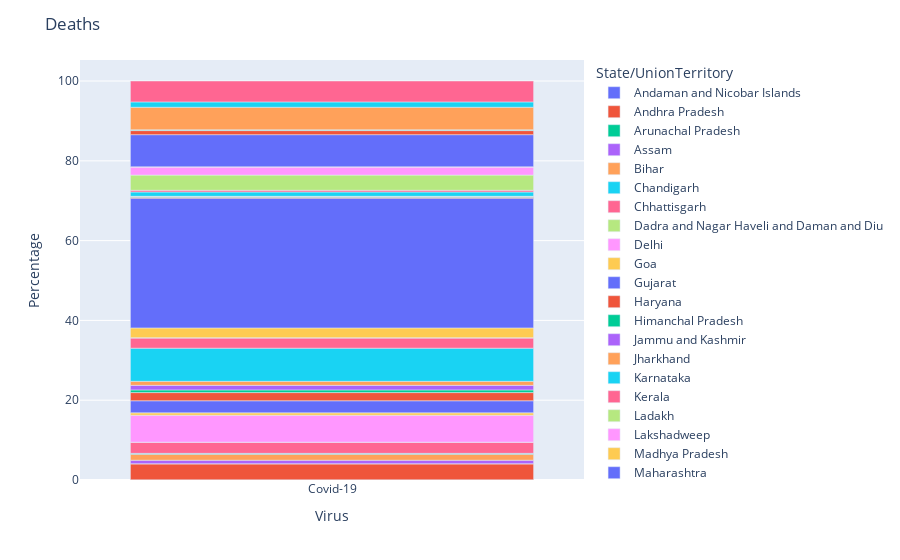

Notebook code for this chart:
### Code cell
state_vizualization(deaths_list)

### Figure 1 — Plotly figure (JSON) as saved in the notebook; plotly's stock layout.template omitted (floating-point values rounded to 4 significant figures)
{"data": [{"alignmentgroup": "True", "customdata": [[27136]], "hovertemplate": "State/UnionTerritory=Andaman and Nicobar Islands<br>Virus=%{x}<br>Percentage=%{y}<br>Deaths=%{customdata[0]}<extra></extra>", "legendgroup": "Andaman and Nicobar Islands", "marker": {"color": "#636efa"}, "name": "Andaman and Nicobar Islands", "offsetgroup": "Andaman and Nicobar Islands", "orientation": "v", "showlegend": true, "textposition": "auto", "type": "bar", "x": ["Covid-19"], "xaxis": "x", "y": [0.04], "yaxis": "y"}, {"alignmentgroup": "True", "customdata": [[2939367]], "hovertemplate": "State/UnionTerritory=Andhra Pradesh<br>Virus=%{x}<br>Percentage=%{y}<br>Deaths=%{customdata[0]}<extra></extra>", "legendgroup": "Andhra Pradesh", "marker": {"color": "#EF553B"}, "name": "Andhra Pradesh", "offsetgroup": "Andhra Pradesh", "orientation": "v", "showlegend": true, "textposition": "auto", "type": "bar", "x": ["Covid-19"], "xaxis": "x", "y": [4.01], "yaxis": "y"}, {"alignmentgroup": "True", "customdata": [[26799]], "hovertemplate": "State/UnionTerritory=Arunachal Pradesh<br>Virus=%{x}<br>Percentage=%{y}<br>Deaths=%{customdata[0]}<extra></extra>", "legendgroup": "Arunachal Pradesh", "marker": {"color": "#00cc96"}, "name": "Arunachal Pradesh", "offsetgroup": "Arunachal Pradesh", "orientation": "v", "showlegend": true, "textposition": "auto", "type": "bar", "x": ["Covid-19"], "xaxis": "x", "y": [0.04], "yaxis": "y"}, {"alignmentgroup": "True", "customdata": [[638323]], "hovertemplate": "State/UnionTerritory=Assam<br>Virus=%{x}<br>Percentage=%{y}<br>Deaths=%{customdata[0]}<extra></extra>", "legendgroup": "Assam", "marker": {"color": "#ab63fa"}, "name": "Assam", "offsetgroup": "Assam", "orientation": "v", "showlegend": true, "textposition": "auto", "type": "bar", "x": ["Covid-19"], "xaxis": "x", "y": [0.87], "yaxis": "y"}, {"alignmentgroup": "True", "customdata": [[1112347]], "hovertemplate": "State/UnionTerritory=Bihar<br>Virus=%{x}<br>Percentage=%{y}<br>Deaths=%{customdata[0]}<extra></extra>", "legendgroup": "Bihar", "marker": {"color": "#FFA15A"}, "name": "Bihar", "offsetgroup": "Bihar", "orientation": "v", "showlegend": true, "textposition": "auto", "type": "bar", "x": ["Covid-19"], "xaxis": "x", "y": [1.52], "yaxis": "y"}, {"alignmentgroup": "True", "customdata": [[147694]], "hovertemplate": "State/UnionTerritory=Chandigarh<br>Virus=%{x}<br>Percentage=%{y}<br>Deaths=%{customdata[0]}<extra></extra>", "legendgroup": "Chandigarh", "marker": {"color": "#19d3f3"}, "name": "Chandigarh", "offsetgroup": "Chandigarh", "orientation": "v", "showlegend": true, "textposition": "auto", "type": "bar", "x": ["Covid-19"], "xaxis": "x", "y": [0.2], "yaxis": "y"}, {"alignmentgroup": "True", "customdata": [[2063920]], "hovertemplate": "State/UnionTerritory=Chhattisgarh<br>Virus=%{x}<br>Percentage=%{y}<br>Deaths=%{customdata[0]}<extra></extra>", "legendgroup": "Chhattisgarh", "marker": {"color": "#FF6692"}, "name": "Chhattisgarh", "offsetgroup": "Chhattisgarh", "orientation": "v", "showlegend": true, "textposition": "auto", "type": "bar", "x": ["Covid-19"], "xaxis": "x", "y": [2.81], "yaxis": "y"}, {"alignmentgroup": "True", "customdata": [[1022]], "hovertemplate": "State/UnionTerritory=Dadra and Nagar Haveli and Daman and Diu<br>Virus=%{x}<br>Percentage=%{y}<br>Deaths=%{customdata[0]}<extra></extra>", "legendgroup": "Dadra and Nagar Haveli and Daman and Diu", "marker": {"color": "#B6E880"}, "name": "Dadra and Nagar Haveli and Daman and Diu", "offsetgroup": "Dadra and Nagar Haveli and Daman and Diu", "orientation": "v", "showlegend": true, "textposition": "auto", "type": "bar", "x": ["Covid-19"], "xaxis": "x", "y": [0], "yaxis": "y"}, {"alignmentgroup": "True", "customdata": [[4943294]], "hovertemplate": "State/UnionTerritory=Delhi<br>Virus=%{x}<br>Percentage=%{y}<br>Deaths=%{customdata[0]}<extra></extra>", "legendgroup": "Delhi", "marker": {"color": "#FF97FF"}, "name": "Delhi", "offsetgroup": "Delhi", "orientation": "v", "showlegend": true, "textposition": "auto", "type": "bar", "x": ["Covid-19"], "xaxis": "x", "y": [6.74], "yaxis": "y"}, {"alignmentgroup": "True", "customdata": [[447801]], "hovertemplate": "State/UnionTerritory=Goa<br>Virus=%{x}<br>Percentage=%{y}<br>Deaths=%{customdata[0]}<extra></extra>", "legendgroup": "Goa", "marker": {"color": "#FECB52"}, "name": "Goa", "offsetgroup": "Goa", "orientation": "v", "showlegend": true, "textposition": "auto", "type": "bar", "x": ["Covid-19"], "xaxis": "x", "y": [0.61], "yaxis": "y"}, {"alignmentgroup": "True", "customdata": [[2219448]], "hovertemplate": "State/UnionTerritory=Gujarat<br>Virus=%{x}<br>Percentage=%{y}<br>Deaths=%{customdata[0]}<extra></extra>", "legendgroup": "Gujarat", "marker": {"color": "#636efa"}, "name": "Gujarat", "offsetgroup": "Gujarat", "orientation": "v", "showlegend": true, "textposition": "auto", "type": "bar", "x": ["Covid-19"], "xaxis": "x", "y": [3.02], "yaxis": "y"}, {"alignmentgroup": "True", "customdata": [[1502799]], "hovertemplate": "State/UnionTerritory=Haryana<br>Virus=%{x}<br>Percentage=%{y}<br>Deaths=%{customdata[0]}<extra></extra>", "legendgroup": "Haryana", "marker": {"color": "#EF553B"}, "name": "Haryana", "offsetgroup": "Haryana", "orientation": "v", "showlegend": true, "textposition": "auto", "type": "bar", "x": ["Covid-19"], "xaxis": "x", "y": [2.05], "yaxis": "y"}, {"alignmentgroup": "True", "customdata": [[494855]], "hovertemplate": "State/UnionTerritory=Himanchal Pradesh<br>Virus=%{x}<br>Percentage=%{y}<br>Deaths=%{customdata[0]}<extra></extra>", "legendgroup": "Himanchal Pradesh", "marker": {"color": "#00cc96"}, "name": "Himanchal Pradesh", "offsetgroup": "Himanchal Pradesh", "orientation": "v", "showlegend": true, "textposition": "auto", "type": "bar", "x": ["Covid-19"], "xaxis": "x", "y": [0.67], "yaxis": "y"}, {"alignmentgroup": "True", "customdata": [[839694]], "hovertemplate": "State/UnionTerritory=Jammu and Kashmir<br>Virus=%{x}<br>Percentage=%{y}<br>Deaths=%{customdata[0]}<extra></extra>", "legendgroup": "Jammu and Kashmir", "marker": {"color": "#ab63fa"}, "name": "Jammu and Kashmir", "offsetgroup": "Jammu and Kashmir", "orientation": "v", "showlegend": true, "textposition": "auto", "type": "bar", "x": ["Covid-19"], "xaxis": "x", "y": [1.14], "yaxis": "y"}, {"alignmentgroup": "True", "customdata": [[748641]], "hovertemplate": "State/UnionTerritory=Jharkhand<br>Virus=%{x}<br>Percentage=%{y}<br>Deaths=%{customdata[0]}<extra></extra>", "legendgroup": "Jharkhand", "marker": {"color": "#FFA15A"}, "name": "Jharkhand", "offsetgroup": "Jharkhand", "orientation": "v", "showlegend": true, "textposition": "auto", "type": "bar", "x": ["Covid-19"], "xaxis": "x", "y": [1.02], "yaxis": "y"}, {"alignmentgroup": "True", "customdata": [[6089959]], "hovertemplate": "State/UnionTerritory=Karnataka<br>Virus=%{x}<br>Percentage=%{y}<br>Deaths=%{customdata[0]}<extra></extra>", "legendgroup": "Karnataka", "marker": {"color": "#19d3f3"}, "name": "Karnataka", "offsetgroup": "Karnataka", "orientation": "v", "showlegend": true, "textposition": "auto", "type": "bar", "x": ["Covid-19"], "xaxis": "x", "y": [8.3], "yaxis": "y"}, {"alignmentgroup": "True", "customdata": [[1888177]], "hovertemplate": "State/UnionTerritory=Kerala<br>Virus=%{x}<br>Percentage=%{y}<br>Deaths=%{customdata[0]}<extra></extra>", "legendgroup": "Kerala", "marker": {"color": "#FF6692"}, "name": "Kerala", "offsetgroup": "Kerala", "orientation": "v", "showlegend": true, "textposition": "auto", "type": "bar", "x": ["Covid-19"], "xaxis": "x", "y": [2.57], "yaxis": "y"}, {"alignmentgroup": "True", "customdata": [[45804]], "hovertemplate": "State/UnionTerritory=Ladakh<br>Virus=%{x}<br>Percentage=%{y}<br>Deaths=%{customdata[0]}<extra></extra>", "legendgroup": "Ladakh", "marker": {"color": "#B6E880"}, "name": "Ladakh", "offsetgroup": "Ladakh", "orientation": "v", "showlegend": true, "textposition": "auto", "type": "bar", "x": ["Covid-19"], "xaxis": "x", "y": [0.06], "yaxis": "y"}, {"alignmentgroup": "True", "customdata": [[3908]], "hovertemplate": "State/UnionTerritory=Lakshadweep<br>Virus=%{x}<br>Percentage=%{y}<br>Deaths=%{customdata[0]}<extra></extra>", "legendgroup": "Lakshadweep", "marker": {"color": "#FF97FF"}, "name": "Lakshadweep", "offsetgroup": "Lakshadweep", "orientation": "v", "showlegend": true, "textposition": "auto", "type": "bar", "x": ["Covid-19"], "xaxis": "x", "y": [0.01], "yaxis": "y"}, {"alignmentgroup": "True", "customdata": [[1788258]], "hovertemplate": "State/UnionTerritory=Madhya Pradesh<br>Virus=%{x}<br>Percentage=%{y}<br>Deaths=%{customdata[0]}<extra></extra>", "legendgroup": "Madhya Pradesh", "marker": {"color": "#FECB52"}, "name": "Madhya Pradesh", "offsetgroup": "Madhya Pradesh", "orientation": "v", "showlegend": true, "textposition": "auto", "type": "bar", "x": ["Covid-19"], "xaxis": "x", "y": [2.44], "yaxis": "y"}, {"alignmentgroup": "True", "customdata": [[23868185]], "hovertemplate": "State/UnionTerritory=Maharashtra<br>Virus=%{x}<br>Percentage=%{y}<br>Deaths=%{customdata[0]}<extra></extra>", "legendgroup": "Maharashtra", "marker": {"color": "#636efa"}, "name": "Maharashtra", "offsetgroup": "Maharashtra", "orientation": "v", "showlegend": true, "textposition": "auto", "type": "bar", "x": ["Covid-19"], "xaxis": "x", "y": [32.52], "yaxis": "y"}, {"alignmentgroup": "True", "customdata": [[173056]], "hovertemplate": "State/UnionTerritory=Manipur<br>Virus=%{x}<br>Percentage=%{y}<br>Deaths=%{customdata[0]}<extra></extra>", "legendgroup": "Manipur", "marker": {"color": "#EF553B"}, "name": "Manipur", "offsetgroup": "Manipur", "orientation": "v", "showlegend": true, "textposition": "auto", "type": "bar", "x": ["Covid-19"], "xaxis": "x", "y": [0.24], "yaxis": "y"}, {"alignmentgroup": "True", "customdata": [[101950]], "hovertemplate": "State/UnionTerritory=Meghalaya<br>Virus=%{x}<br>Percentage=%{y}<br>Deaths=%{customdata[0]}<extra></extra>", "legendgroup": "Meghalaya", "marker": {"color": "#00cc96"}, "name": "Meghalaya", "offsetgroup": "Meghalaya", "orientation": "v", "showlegend": true, "textposition": "auto", "type": "bar", "x": ["Covid-19"], "xaxis": "x", "y": [0.14], "yaxis": "y"}, {"alignmentgroup": "True", "customdata": [[9791]], "hovertemplate": "State/UnionTerritory=Mizoram<br>Virus=%{x}<br>Percentage=%{y}<br>Deaths=%{customdata[0]}<extra></extra>", "legendgroup": "Mizoram", "marker": {"color": "#ab63fa"}, "name": "Mizoram", "offsetgroup": "Mizoram", "orientation": "v", "showlegend": true, "textposition": "auto", "type": "bar", "x": ["Covid-19"], "xaxis": "x", "y": [0.01], "yaxis": "y"}, {"alignmentgroup": "True", "customdata": [[58460]], "hovertemplate": "State/UnionTerritory=Nagaland<br>Virus=%{x}<br>Percentage=%{y}<br>Deaths=%{customdata[0]}<extra></extra>", "legendgroup": "Nagaland", "marker": {"color": "#FFA15A"}, "name": "Nagaland", "offsetgroup": "Nagaland", "orientation": "v", "showlegend": true, "textposition": "auto", "type": "bar", "x": ["Covid-19"], "xaxis": "x", "y": [0.08], "yaxis": "y"}, {"alignmentgroup": "True", "customdata": [[790814]], "hovertemplate": "State/UnionTerritory=Odisha<br>Virus=%{x}<br>Percentage=%{y}<br>Deaths=%{customdata[0]}<extra></extra>", "legendgroup": "Odisha", "marker": {"color": "#19d3f3"}, "name": "Odisha", "offsetgroup": "Odisha", "orientation": "v", "showlegend": true, "textposition": "auto", "type": "bar", "x": ["Covid-19"], "xaxis": "x", "y": [1.08], "yaxis": "y"}, {"alignmentgroup": "True", "customdata": [[312155]], "hovertemplate": "State/UnionTerritory=Puducherry<br>Virus=%{x}<br>Percentage=%{y}<br>Deaths=%{customdata[0]}<extra></extra>", "legendgroup": "Puducherry", "marker": {"color": "#FF6692"}, "name": "Puducherry", "offsetgroup": "Puducherry", "orientation": "v", "showlegend": true, "textposition": "auto", "type": "bar", "x": ["Covid-19"], "xaxis": "x", "y": [0.43], "yaxis": "y"}, {"alignmentgroup": "True", "customdata": [[2785594]], "hovertemplate": "State/UnionTerritory=Punjab<br>Virus=%{x}<br>Percentage=%{y}<br>Deaths=%{customdata[0]}<extra></extra>", "legendgroup": "Punjab", "marker": {"color": "#B6E880"}, "name": "Punjab", "offsetgroup": "Punjab", "orientation": "v", "showlegend": true, "textposition": "auto", "type": "bar", "x": ["Covid-19"], "xaxis": "x", "y": [3.8], "yaxis": "y"}, {"alignmentgroup": "True", "customdata": [[1473089]], "hovertemplate": "State/UnionTerritory=Rajasthan<br>Virus=%{x}<br>Percentage=%{y}<br>Deaths=%{customdata[0]}<extra></extra>", "legendgroup": "Rajasthan", "marker": {"color": "#FF97FF"}, "name": "Rajasthan", "offsetgroup": "Rajasthan", "orientation": "v", "showlegend": true, "textposition": "auto", "type": "bar", "x": ["Covid-19"], "xaxis": "x", "y": [2.01], "yaxis": "y"}, {"alignmentgroup": "True", "customdata": [[53150]], "hovertemplate": "State/UnionTerritory=Sikkim<br>Virus=%{x}<br>Percentage=%{y}<br>Deaths=%{customdata[0]}<extra></extra>", "legendgroup": "Sikkim", "marker": {"color": "#FECB52"}, "name": "Sikkim", "offsetgroup": "Sikkim", "orientation": "v", "showlegend": true, "textposition": "auto", "type": "bar", "x": ["Covid-19"], "xaxis": "x", "y": [0.07], "yaxis": "y"}, {"alignmentgroup": "True", "customdata": [[5916658]], "hovertemplate": "State/UnionTerritory=Tamil Nadu<br>Virus=%{x}<br>Percentage=%{y}<br>Deaths=%{customdata[0]}<extra></extra>", "legendgroup": "Tamil Nadu", "marker": {"color": "#636efa"}, "name": "Tamil Nadu", "offsetgroup": "Tamil Nadu", "orientation": "v", "showlegend": true, "textposition": "auto", "type": "bar", "x": ["Covid-19"], "xaxis": "x", "y": [8.06], "yaxis": "y"}, {"alignmentgroup": "True", "customdata": [[750075]], "hovertemplate": "State/UnionTerritory=Telangana<br>Virus=%{x}<br>Percentage=%{y}<br>Deaths=%{customdata[0]}<extra></extra>", "legendgroup": "Telangana", "marker": {"color": "#EF553B"}, "name": "Telangana", "offsetgroup": "Telangana", "orientation": "v", "showlegend": true, "textposition": "auto", "type": "bar", "x": ["Covid-19"], "xaxis": "x", "y": [1.02], "yaxis": "y"}, {"alignmentgroup": "True", "customdata": [[150342]], "hovertemplate": "State/UnionTerritory=Tripura<br>Virus=%{x}<br>Percentage=%{y}<br>Deaths=%{customdata[0]}<extra></extra>", "legendgroup": "Tripura", "marker": {"color": "#00cc96"}, "name": "Tripura", "offsetgroup": "Tripura", "orientation": "v", "showlegend": true, "textposition": "auto", "type": "bar", "x": ["Covid-19"], "xaxis": "x", "y": [0.2], "yaxis": "y"}, {"alignmentgroup": "True", "customdata": [[0]], "hovertemplate": "State/UnionTerritory=Unassigned<br>Virus=%{x}<br>Percentage=%{y}<br>Deaths=%{customdata[0]}<extra></extra>", "legendgroup": "Unassigned", "marker": {"color": "#ab63fa"}, "name": "Unassigned", "offsetgroup": "Unassigned", "orientation": "v", "showlegend": true, "textposition": "auto", "type": "bar", "x": ["Covid-19"], "xaxis": "x", "y": [0], "yaxis": "y"}, {"alignmentgroup": "True", "customdata": [[4143450]], "hovertemplate": "State/UnionTerritory=Uttar Pradesh<br>Virus=%{x}<br>Percentage=%{y}<br>Deaths=%{customdata[0]}<extra></extra>", "legendgroup": "Uttar Pradesh", "marker": {"color": "#FFA15A"}, "name": "Uttar Pradesh", "offsetgroup": "Uttar Pradesh", "orientation": "v", "showlegend": true, "textposition": "auto", "type": "bar", "x": ["Covid-19"], "xaxis": "x", "y": [5.65], "yaxis": "y"}, {"alignmentgroup": "True", "customdata": [[986001]], "hovertemplate": "State/UnionTerritory=Uttarakhand<br>Virus=%{x}<br>Percentage=%{y}<br>Deaths=%{customdata[0]}<extra></extra>", "legendgroup": "Uttarakhand", "marker": {"color": "#19d3f3"}, "name": "Uttarakhand", "offsetgroup": "Uttarakhand", "orientation": "v", "showlegend": true, "textposition": "auto", "type": "bar", "x": ["Covid-19"], "xaxis": "x", "y": [1.34], "yaxis": "y"}, {"alignmentgroup": "True", "customdata": [[3846989]], "hovertemplate": "State/UnionTerritory=West Bengal<br>Virus=%{x}<br>Percentage=%{y}<br>Deaths=%{customdata[0]}<extra></extra>", "legendgroup": "West Bengal", "marker": {"color": "#FF6692"}, "name": "West Bengal", "offsetgroup": "West Bengal", "orientation": "v", "showlegend": true, "textposition": "auto", "type": "bar", "x": ["Covid-19"], "xaxis": "x", "y": [5.24], "yaxis": "y"}], "layout": {"barmode": "relative", "legend": {"title": {"text": "State/UnionTerritory"}, "tracegroupgap": 0}, "margin": {"t": 60}, "title": {"text": "Deaths"}, "xaxis": {"anchor": "y", "domain": [0, 1], "title": {"text": "Virus"}}, "yaxis": {"anchor": "x", "domain": [0, 1], "title": {"text": "Percentage"}}}}
